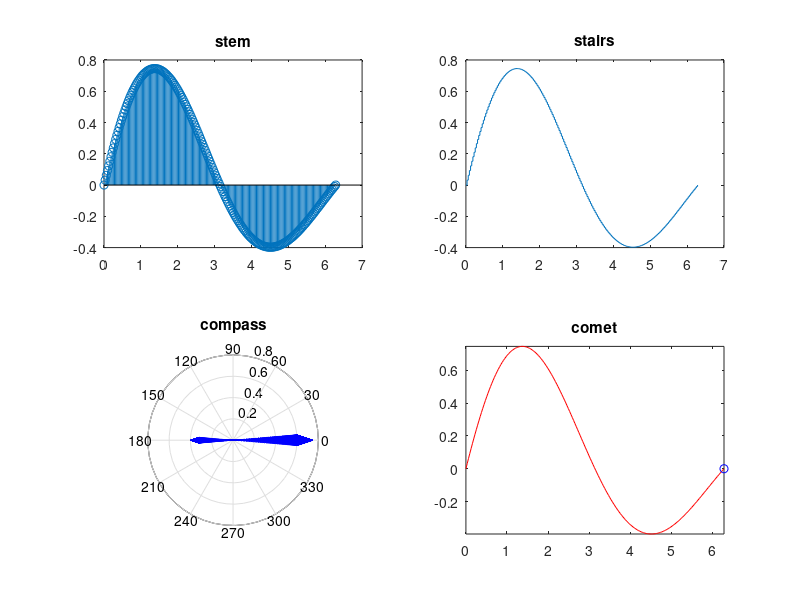

Write MATLAB code to recreate this figure.
t=linspace(0,2*pi,200)
f=exp(-t./5).*sin(t);
subplot(2,2,1)
stem(t,f)
title('stem');
subplot(2,2,2)
stairs(t,f)
title('stairs');
subplot(2,2,3)
compass(f)
title('compass');
subplot(2,2,4)
comet(t,f)
title('comet');
